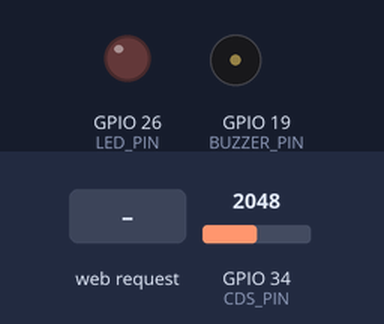
A sketch run on a simulated ESP32. On the bench: output pins drawn as LEDs (lit = HIGH), buzzer (waves = sounding, pin HIGH). Inputs (shaded band) come from the test bench; at power-on: GPIO 34 (CDS_PIN) = 2048. WiFi joins after 1.5 s; servers stay silent unless stated; what the sketch prints to the serial monitor is not drawn.

Above: at 2.7 s.
2.8 s: HTTP request GET /led/on received
At 3.4 s:
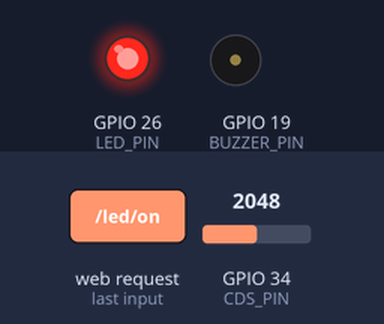
4.3 s: HTTP request GET /buzzer/on received
At 5.5 s:
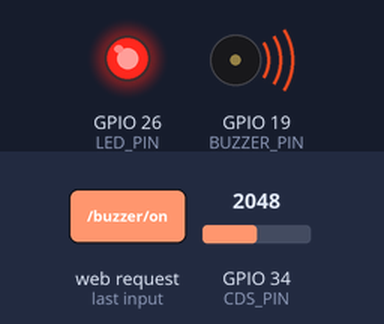
5.8 s: HTTP request GET /led/off received
At 6.9 s:
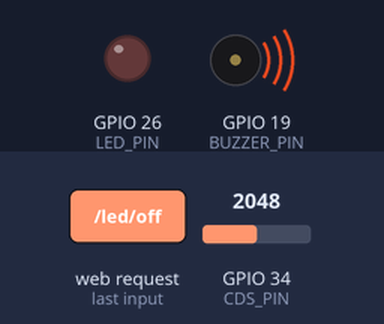
7.3 s: HTTP request GET /buzzer/off received
At 8.1 s:
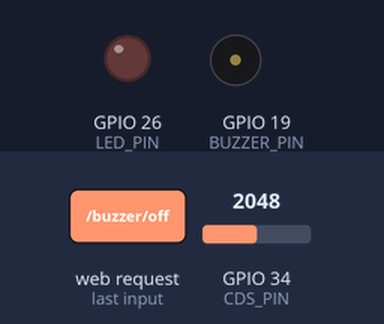
Timing chart, 0 to 9.8 s (numbered marks = the images above; inputs shaded):
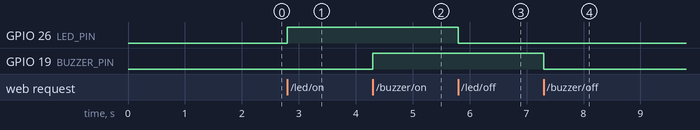

Measured:
- after the input at 2.8 s, GPIO 26 (LED_PIN): LOW → HIGH at once
- after the input at 4.3 s, GPIO 19 (BUZZER_PIN): LOW → HIGH at once
- after the input at 5.8 s, GPIO 26 (LED_PIN): HIGH → LOW at once
- after the input at 7.3 s, GPIO 19 (BUZZER_PIN): HIGH → LOW at once

The sketch:

main.ino
```cpp
// #include <WiFi.h>
// #include <WebServer.h>

// // Wi-Fi 접속 정보
// const char* ssid = "Wokwi-GUEST";     // Wokwi용 SSID
// const char* password = "";            // 비밀번호 없음

// // 웹서버 객체 생성 (포트 80 사용)
// WebServer server(80);

// // 루트 경로 ("/") 요청에 대한 핸들러
// void handleRoot() {
//   String html = R"rawliteral(
//     <!DOCTYPE html>
//     <html>
//     <head>
//       <meta charset="UTF-8">
//       <title>ESP32 Web Server</title>
//     </head>
//     <body>
//       <h1>Hello from ESP32!</h1>
//       <p>Welcome to my web server.</p>
//     </body>
//     </html>
//   )rawliteral";
//   server.send(200, "text/html", html);
// }

// // 404 에러 핸들러
// void handleNotFound() {
//   server.send(404, "text/plain", "404: Not Found");
// }

// void setup() {
//   Serial.begin(115200);
//   delay(1000);
//   Serial.println("Connecting to WiFi...");

//   WiFi.begin(ssid, password);
//   while (WiFi.status() != WL_CONNECTED) {
//     delay(500);
//     Serial.print(".");
//   }

//   Serial.println("\nWiFi connected.");
//   Serial.print("IP address: ");
//   Serial.println(WiFi.localIP());

//   // 핸들러 설정
//   server.on("/", handleRoot);
//   server.onNotFound(handleNotFound);

//   // 서버 시작
//   server.begin();
//   Serial.println("HTTP server started");
// }

// void loop() {
//   server.handleClient();
// }
```

main1.ino
```cpp
// #include <WiFi.h>
// #include <WebServer.h>

// const char* ssid = "Wokwi-GUEST";      // Wokwi 시뮬레이션용 WiFi
// const char* password = "";             // 비밀번호 없음

// const int LED_PIN = 26;                // 사용할 GPIO 핀

// WebServer server(80);
// bool ledState = false;                 // 현재 LED 상태 기록

// // HTML 페이지 반환
// String getHtmlPage() {
//   String html = R"rawliteral(
//     <!DOCTYPE html>
//     <html>
//     <head>
//       <meta charset="UTF-8">
//       <title>ESP32 GPIO 26 LED Control</title>
//       <style>
//         body { font-family: Arial; text-align: center; margin-top: 50px; }
//         button { font-size: 20px; padding: 10px 30px; margin: 10px; }
//       </style>
//     </head>
//     <body>
//       <h1>ESP32 LED Control (GPIO 26)</h1>
//       <p>LED is currently: <strong>)rawliteral";

//   html += (ledState ? "ON" : "OFF");
//   html += R"rawliteral(</strong></p>
//       <form action="/on" method="GET"><button>Turn ON</button></form>
//       <form action="/off" method="GET"><button>Turn OFF</button></form>
//     </body>
//     </html>
//   )rawliteral";

//   return html;
// }

// // 핸들러들
// void handleRoot() {
//   server.send(200, "text/html", getHtmlPage());
// }

// void handleLedOn() {
//   digitalWrite(LED_PIN, HIGH);
//   ledState = true;
//   server.send(200, "text/html", getHtmlPage());
// }

// void handleLedOff() {
//   digitalWrite(LED_PIN, LOW);
//   ledState = false;
//   server.send(200, "text/html", getHtmlPage());
// }

// void setup() {
//   Serial.begin(115200);
//   pinMode(LED_PIN, OUTPUT);
//   digitalWrite(LED_PIN, LOW);  // 초기 OFF

//   WiFi.begin(ssid, password);
//   Serial.print("Connecting to WiFi...");
//   while (WiFi.status() != WL_CONNECTED) {
//     delay(500);
//     Serial.print(".");
//   }

//   Serial.println("\nWiFi connected.");
//   Serial.print("IP address: ");
//   Serial.println(WiFi.localIP());

//   // 서버 라우트 설정
//   server.on("/", handleRoot);
//   server.on("/on", handleLedOn);
//   server.on("/off", handleLedOff);
//   server.onNotFound([]() {
//     server.send(404, "text/plain", "404 Not Found");
//   });

//   server.begin();
//   Serial.println("HTTP server started");
// }

// void loop() {
//   server.handleClient();
// }
```

main2.ino
```cpp
// #include <WiFi.h>
// #include <WebServer.h>

// const char* ssid = "Wokwi-GUEST";    // WiFi 이름
// const char* password = "";           // Wokwi에서는 비밀번호 없음

// const int BUZZER_PIN = 19;           // 부저 연결 핀

// WebServer server(80);
// bool buzzerState = false;            // 부저 상태 추적용

// // HTML 페이지 생성 함수
// String getHtmlPage() {
//   String html = R"rawliteral(
//     <!DOCTYPE html>
//     <html>
//     <head>
//       <meta charset="UTF-8">
//       <title>ESP32 Buzzer Control</title>
//       <style>
//         body { font-family: Arial; text-align: center; margin-top: 50px; }
//         button { font-size: 20px; padding: 10px 30px; margin: 10px; }
//       </style>
//     </head>
//     <body>
//       <h1>ESP32 GPIO 19 Buzzer Control</h1>
//       <p>Buzzer is currently: <strong>)rawliteral";

//   html += (buzzerState ? "ON" : "OFF");
//   html += R"rawliteral(</strong></p>
//       <form action="/on" method="GET"><button>Turn ON</button></form>
//       <form action="/off" method="GET"><button>Turn OFF</button></form>
//     </body>
//     </html>
//   )rawliteral";

//   return html;
// }

// // 요청 핸들러 정의
// void handleRoot() {
//   server.send(200, "text/html", getHtmlPage());
// }

// void handleBuzzerOn() {
//   digitalWrite(BUZZER_PIN, HIGH);  // 부저 ON
//   buzzerState = true;
//   server.send(200, "text/html", getHtmlPage());
// }

// void handleBuzzerOff() {
//   digitalWrite(BUZZER_PIN, LOW);   // 부저 OFF
//   buzzerState = false;
//   server.send(200, "text/html", getHtmlPage());
// }

// void setup() {
//   Serial.begin(115200);
//   pinMode(BUZZER_PIN, OUTPUT);
//   digitalWrite(BUZZER_PIN, LOW);  // 초기 OFF

//   // WiFi 연결
//   WiFi.begin(ssid, password);
//   Serial.print("Connecting to WiFi...");
//   while (WiFi.status() != WL_CONNECTED) {
//     delay(500);
//     Serial.print(".");
//   }

//   Serial.println("\nWiFi connected.");
//   Serial.print("IP address: ");
//   Serial.println(WiFi.localIP());

//   // 라우트 등록
//   server.on("/", handleRoot);
//   server.on("/on", handleBuzzerOn);
//   server.on("/off", handleBuzzerOff);
//   server.onNotFound([]() {
//     server.send(404, "text/plain", "404 Not Found");
//   });

//   server.begin();
//   Serial.println("HTTP server started");
// }

// void loop() {
//   server.handleClient();
// }
```

main3.ino
```cpp
// #include <WiFi.h>
// #include <WebServer.h>

// const char* ssid = "Wokwi-GUEST";
// const char* password = "";

// const int CDS_PIN = 34; // CDS 센서 연결 핀 (ADC 가능)

// WebServer server(80);

// unsigned long lastReadTime = 0;
// int cdsValue = 0;

// // 12비트 ADC(0~4095) → 10비트(0~1023) 변환
// int getCdsValue10bit() {
//   int adc = analogRead(CDS_PIN);
//   return map(adc, 0, 4095, 0, 1023);
// }

// // HTML 페이지 (AJAX 포함)
// String getHtmlPage() {
//   return R"rawliteral(
//     <!DOCTYPE html>
//     <html>
//     <head>
//       <meta charset="UTF-8">
//       <title>ESP32 CDS Monitor</title>
//       <style>
//         body { font-family: Arial; text-align: center; margin-top: 50px; }
//         h1 { font-size: 28px; }
//         .value { font-size: 40px; color: #2c3e50; }
//       </style>
//     </head>
//     <body>
//       <h1>Real-time CDS Sensor Monitor</h1>
//       <p class="value" id="cds">Loading...</p>

//       <script>
//         function updateCDS() {
//           fetch("/cds")
//             .then(response => response.text())
//             .then(data => {
//               document.getElementById("cds").innerText = data + " / 1023";
//             });
//         }

//         setInterval(updateCDS, 1000); // 1초마다 갱신
//         updateCDS(); // 최초 실행
//       </script>
//     </body>
//     </html>
//   )rawliteral";
// }

// // 루트 페이지 요청 처리
// void handleRoot() {
//   server.send(200, "text/html", getHtmlPage());
// }

// // CDS 값 요청 처리
// void handleCds() {
//   server.send(200, "text/plain", String(cdsValue));
// }

// void setup() {
//   Serial.begin(115200);
//   WiFi.begin(ssid, password);
//   Serial.print("Connecting to WiFi...");
//   while (WiFi.status() != WL_CONNECTED) {
//     delay(500);
//     Serial.print(".");
//   }

//   Serial.println("\nWiFi connected!");
//   Serial.print("IP address: ");
//   Serial.println(WiFi.localIP());

//   // 라우트 정의
//   server.on("/", handleRoot);
//   server.on("/cds", handleCds);

//   // ❗ 정의되지 않은 경로에 대한 공통 응답
//   server.onNotFound([]() {
//     server.send(404, "text/plain", "404 Not Found");
//   });

//   server.begin();
//   Serial.println("HTTP server started");
// }

// void loop() {
//   server.handleClient();

//   // 100ms 간격으로 CDS 값 측정
//   if (millis() - lastReadTime >= 100) {
//     cdsValue = getCdsValue10bit();
//     lastReadTime = millis();
//   }
// }
```

main4.ino
```cpp
#include <WiFi.h>
#include <WebServer.h>

const char* ssid = "Wokwi-GUEST";
const char* password = "";

const int LED_PIN    = 26;
const int BUZZER_PIN = 19;
const int CDS_PIN    = 34;

WebServer server(80);

bool ledState    = false;
bool buzzerState = false;
int  cdsValue    = 0;
unsigned long lastCdsRead = 0;

int getCdsValue10bit() {
  return map(analogRead(CDS_PIN), 0, 4095, 0, 1023);
}

String getHtmlPage() {
  return R"rawliteral(
<!DOCTYPE html>
<html>
<head>
  <meta charset="UTF-8">
  <title>ESP32 Compact Dashboard</title>
  <style>
    body {
      font-family: Arial, sans-serif;
      background: #f0f2f5;
      color: #333;
      margin: 0; padding: 20px;
    }
    h1 {
      font-size: 24px;
      margin-bottom: 16px;
      text-align: center;
    }
    .grid {
      display: grid;
      grid-template-columns: repeat(auto-fit, minmax(140px, 1fr));
      gap: 12px;
      max-width: 480px;
      margin: 0 auto;
    }
    .card {
      background: #fff;
      border-radius: 10px;
      padding: 12px;
      text-align: center;
      box-shadow: 0 4px 8px rgba(0,0,0,0.05);
    }
    .label {
      font-size: 14px;
      margin-bottom: 6px;
      color: #666;
    }
    .value {
      font-size: 20px;
      font-weight: bold;
      margin-bottom: 8px;
    }
    button {
      font-size: 13px;
      padding: 6px 12px;
      margin: 4px;
      border: none;
      border-radius: 6px;
      cursor: pointer;
      transition: transform .2s;
    }
    button.on { background: #4CAF50; color: #fff; }
    button.off { background: #f44336; color: #fff; }
    button:hover { transform: scale(1.05); }
  </style>
</head>
<body>
  <h1>ESP32 Dashboard</h1>
  <div class="grid">
    <div class="card">
      <div class="label">LED</div>
      <div class="value" id="ledState">OFF</div>
      <button class="on"  onclick="toggle('led','on')">ON</button>
      <button class="off" onclick="toggle('led','off')">OFF</button>
    </div>
    <div class="card">
      <div class="label">Buzzer</div>
      <div class="value" id="buzzerState">OFF</div>
      <button class="on"  onclick="toggle('buzzer','on')">ON</button>
      <button class="off" onclick="toggle('buzzer','off')">OFF</button>
    </div>
    <div class="card" style="grid-column: span 2;">
      <div class="label">CDS Sensor</div>
      <div class="value"><span id="cdsValue">0</span>/1023</div>
    </div>
  </div>

  <script>
    function toggle(device, action) {
      fetch(`/${device}/${action}`).then(update);
    }
    function update() {
      fetch('/status').then(r=>r.json()).then(d=>{
        document.getElementById('ledState').innerText    = d.led    ? 'ON' : 'OFF';
        document.getElementById('buzzerState').innerText = d.buzzer ? 'ON' : 'OFF';
        document.getElementById('cdsValue').innerText    = d.cds;
      });
    }
    setInterval(update, 1000);
    update();
  </script>
</body>
</html>
)rawliteral";
}

void handleRoot()    { server.send(200, "text/html", getHtmlPage()); }
void handleLedOn()   { digitalWrite(LED_PIN, HIGH);  ledState = true;  server.send(200,"text/plain","OK"); }
void handleLedOff()  { digitalWrite(LED_PIN, LOW);   ledState = false; server.send(200,"text/plain","OK"); }
void handleBuzzOn()  { digitalWrite(BUZZER_PIN, HIGH); buzzerState = true;  server.send(200,"text/plain","OK"); }
void handleBuzzOff() { digitalWrite(BUZZER_PIN, LOW);  buzzerState = false; server.send(200,"text/plain","OK"); }

void handleStatus() {
  String j = "{\"led\":" + String(ledState?"true":"false") +
             ",\"buzzer\":" + String(buzzerState?"true":"false") +
             ",\"cds\":" + String(cdsValue) + "}";
  server.send(200, "application/json", j);
}

void setup() {
  Serial.begin(115200);
  pinMode(LED_PIN, OUTPUT); pinMode(BUZZER_PIN, OUTPUT);
  digitalWrite(LED_PIN, LOW); digitalWrite(BUZZER_PIN, LOW);

  WiFi.begin(ssid, password);
  while (WiFi.status() != WL_CONNECTED) delay(500);
  Serial.println("IP: " + WiFi.localIP().toString());

  server.on("/",        handleRoot);
  server.on("/led/on",  handleLedOn);
  server.on("/led/off", handleLedOff);
  server.on("/buzzer/on",  handleBuzzOn);
  server.on("/buzzer/off", handleBuzzOff);
  server.on("/status",   handleStatus);

  server.on("/favicon.ico", []() {
    server.send(204);
  });

  server.onNotFound([](){ server.send(404,"text/plain","404"); });

  server.begin();
}

void loop() {
  server.handleClient();
  if (millis() - lastCdsRead >= 200) {
    cdsValue = getCdsValue10bit();
    lastCdsRead = millis();
  }
}
```
